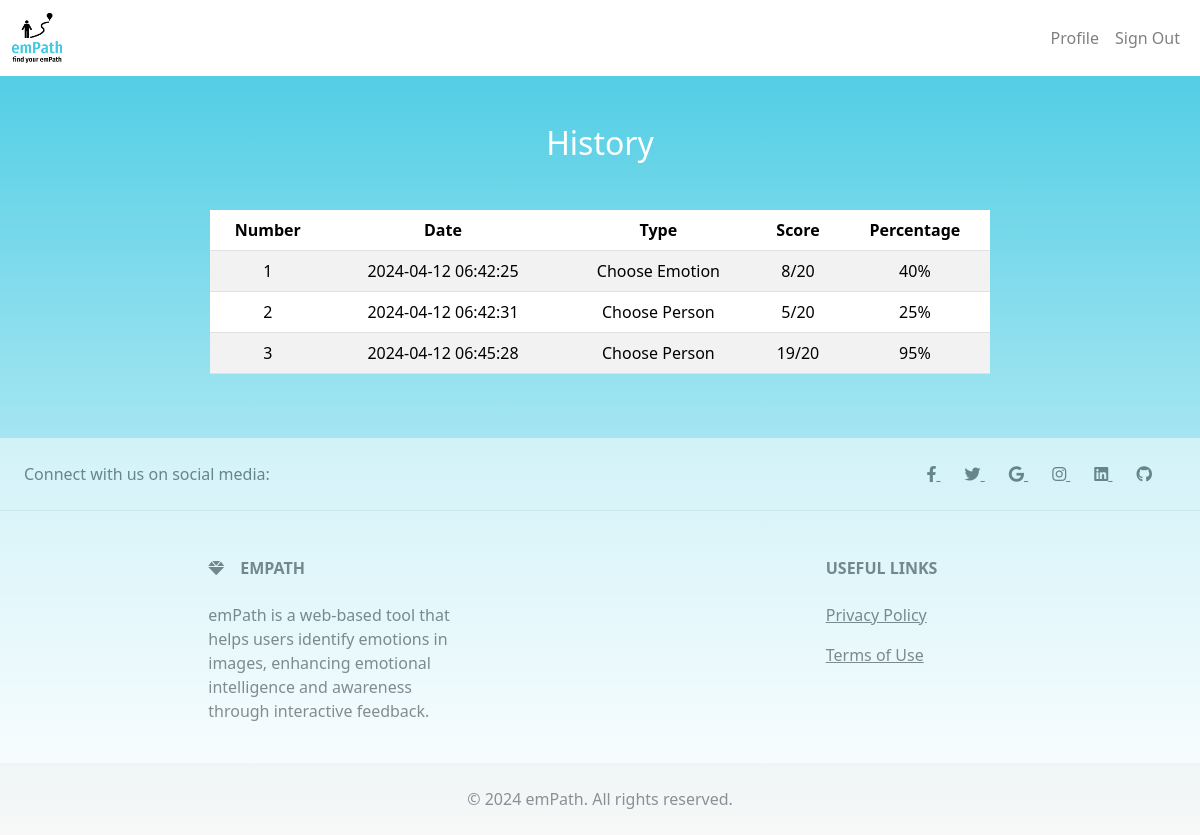
/profile (signed in), run on the app's committed database.
### app/models.py (models this page shows)
class Training_Session_Result(db.Model):
    __tablename__ = "training_session_result"
    resultId = db.Column(db.Integer, primary_key=True) #Identyfikator wyniku ćwiczenia.
    userId = db.Column(db.Integer, db.ForeignKey("users.userId"), nullable=False)
    startedAt = db.Column(db.DateTime(), nullable=False) #Data i czas rozpoczęcia sesji treningowej.
    endedAt = db.Column(db.DateTime(), nullable=False) #Data i czas zakończenia sesji treningowej.
    type = db.Column(db.Enum('diagnosis', 'training'), nullable=False)
    score = db.Column(db.Integer, nullable = False)
    total_score = db.Column(db.Integer, nullable = False)
    test_type = db.Column(db.Enum('Choose Emotion', 'Choose Person', 'Intensity Comparison Training', 'Intensity Estimation Training'), nullable=False)

### app/__init__.py (the view)
@app.route("/profile")
@login_required
def profile():
    curr_user = UserServer.query.filter_by(username=session["current_user"]).first()
    training_sessions = Training_Session_Result.query.filter_by(userId=curr_user.id).all()
    params = []
    for i in range(len(training_sessions)):
        params.append([i + 1, training_sessions[i].endedAt, training_sessions[i].score, training_sessions[i].total_score,\
                       m.ceil(training_sessions[i].score/training_sessions[i].total_score*100), training_sessions[i].test_type])
    return render_template("profile.html", params=params)

### app/__init__.py (called while the page is built)
def login_required(f):
    @wraps(f)
    def decorated_function(*args, **kwargs):
        if "current_user" not in session:
            return redirect(url_for("index"))
        return f(*args, **kwargs)
    return decorated_function

### app/templates/profile.html (shortened to what this page needs)
{% extends "base.html" %}
{% block body %}
<div class="container-fluid text-center p-5 w-75">
    <div class="container rounded-4">
        <h2 class="text-white">History</h2>
        <table class="table mt-5 table-responsive table-striped text-white rounded-4">
            <thead>
                <tr>
                    <th>Number</th>
                    <th>Date</th>
                    <th>Type</th>
                    <th>Score</th>
                    <th>Percentage</th>
                </tr>
            </thead>
            <tbody>
                {% for session in params %}
                <tr>
                    <td>{{ session[0] }}</td>
                    <td>{{ session[1] }}</td>
                    <td>{{ session[5] }}</td>
                    <td>{{ session[2] }}/{{ session[3] }}</td>
                    <td>{{ session[4] }}%</td>
                </tr>
                {% endfor %}
            </tbody>
        </table>
    </div>
</div>
{% endblock %}

### app/static/style.css (style rules this page uses)
body { background: linear-gradient(to bottom, #41C9E2 0%, white 100%); }

### data on the page
Training_Session_Result: session "1", endedAt "2024-04-12 06:42:25", test_type "Choose Emotion", score "8", total_score "20", session "40"
Training_Session_Result: endedAt "2024-04-12 06:42:31"
Training_Session_Result: endedAt "2024-04-12 06:45:28"

### other printed values
{{ session[0] }} "2" "3"
{{ session[5] }} "Choose Person" "Choose Person"
{{ session[2] }} "5" "19"
{{ session[3] }} "20" "20"
{{ session[4] }} "25" "95"
